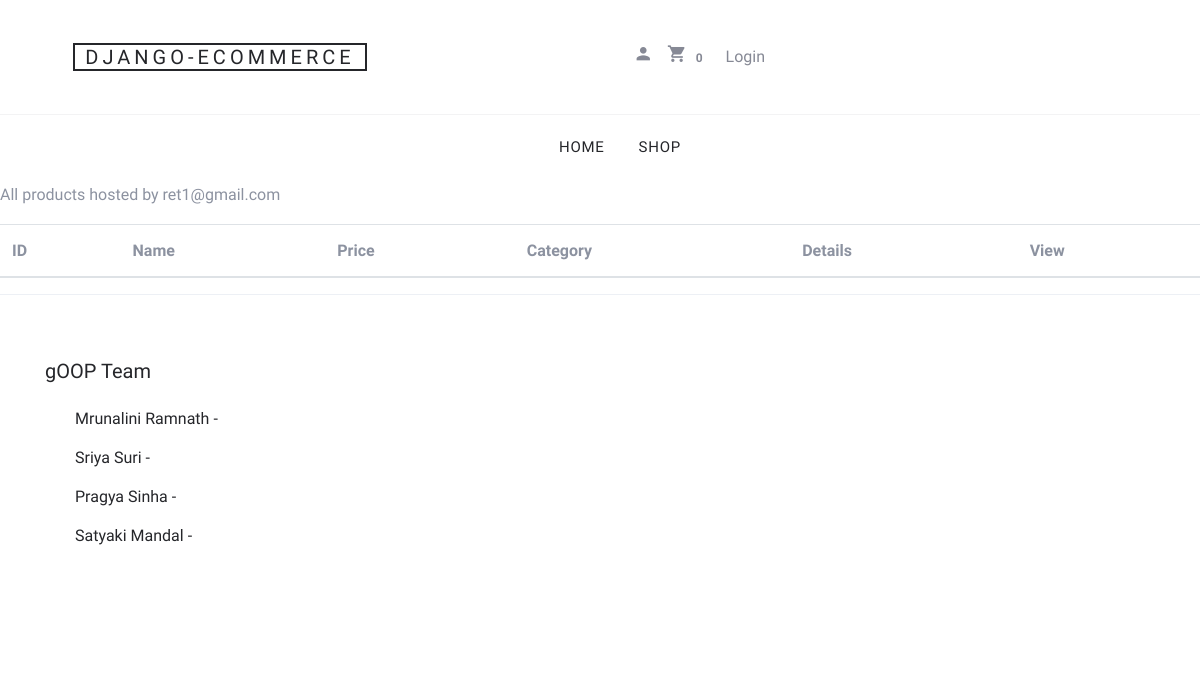
/product/products-by-seller/11, run on an earlier commit of the app's database.
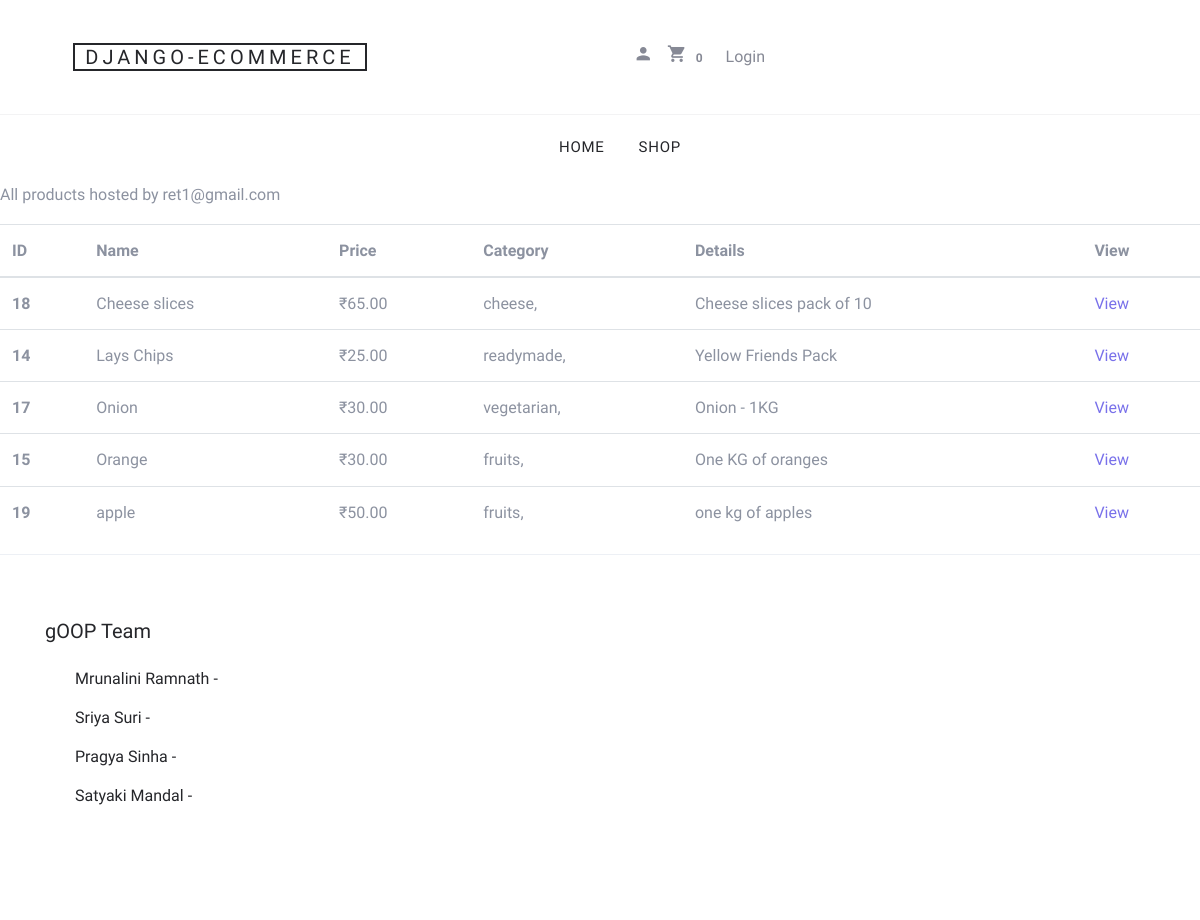
And on a later commit of the database.
### shop/models.py (models this page shows, shortened)
class Product(models.Model):
    category = models.ManyToManyField('Category', related_name='products', blank=True)
    name = models.CharField(max_length=200, db_index=True)
    image = models.ImageField(upload_to='products/%Y/%m/%d', blank=True)
    description = models.TextField(blank=True)
    price = models.DecimalField(max_digits=10, decimal_places=2)
    original_price = models.DecimalField(max_digits=10, decimal_places=2, blank=True, null=True)
    available = models.BooleanField(default=True)
    stock_units = models.DecimalField(max_digits=5, decimal_places=0, default=32)
    created = models.DateTimeField(auto_now_add=True)
    updated = models.DateTimeField(auto_now=True)
    seller = models.ForeignKey(User, on_delete=models.CASCADE)
    location = models.TextField(default='')
    sort = models.CharField(max_length=255)
    class Meta:
        ordering = ['name',]

class Category(models.Model):
    name = models.CharField(max_length=255, db_index=True)
    class Meta:
        ordering = ['name']
        verbose_name = 'category'
        verbose_name_plural = 'categories'
    def __str__(self):
        return self.name

### shop/views.py (the view)
# urls.py: path('product/products-by-seller/<int:user_id>', views.products_by_seller, name='products-by-seller')
def products_by_seller(request, user_id):
    user = get_object_or_404(User, id=user_id)
    products = Product.objects.filter(seller=user)
    context = {'user':user, 'products':products}
    return render(request, 'shop/product/products_by_seller.html', context)

### users/models.py (called while the page is built)
    def __str__(self):
        return self.email

### users/templatetags/mytags.py (called while the page is built)
@register.filter(name='group')
def group(user, group_name):
    return user.groups.filter(name=group_name).exists()

@register.filter
def cart_item_count(user):
    if user.is_authenticated:
        qs = Order.objects.filter(user=user, status='carted')
        if qs.exists():
            return qs[0].items.count()
    return 0

### shop/templates/shop/product/products_by_seller.html (shortened to what this page needs)
{% extends "base.html" %}
{% load static %}
{% load crispy_forms_tags %}
{% block content %}
<p> All products hosted by {{user}}</p>
<table class="table">
  <thead>
    <tr>
      <th scope="col">ID</th>
      <th scope="col">Name</th>
      <th scope="col">Price</th>
      <th scope="col">Category</th>
      <th scope="col">Details</th>
      <th scope='col'>View</th>
    </tr>
  </thead>
  <tbody>
  {% for product in products %}
    <tr>
      <th scope="row">{{product.id}}</th>
      <td>{{ product.name }}</td>
      <td>₹{{ product.price }}</td>
      <td>{% for cat in product.category.all %} {{ cat }}, {% endfor %}</td>
      <td>{{ product.description }}</td>
      <td><a href = "{% url 'shop:product_detail' product_id=product.id %}">View</a></td>
    </tr>
    {% endfor %}
  </tbody>
</table>
{% endblock %}

What changed in the data, as far as the page shows it:
added Product: id "18", name "Cheese slices", price "65.00", description "Cheese slices pack of 10"
added Category: name "cheese", shown under "18"
added Product: id "14", name "Lays Chips", price "25.00", description "Yellow Friends Pack"
now on this page (row unchanged): Category: name "readymade", shown under "14"
added Product: id "17", name "Onion", price "30.00", description "Onion - 1KG"
now on this page (row unchanged): Category: name "vegetarian", shown under "17"
added Product: id "15", name "Orange", price "30.00", description "One KG of oranges"
now on this page (row unchanged): Category: name "fruits"
added Product: id "19", name "apple", price "50.00", description "one kg of apples"
